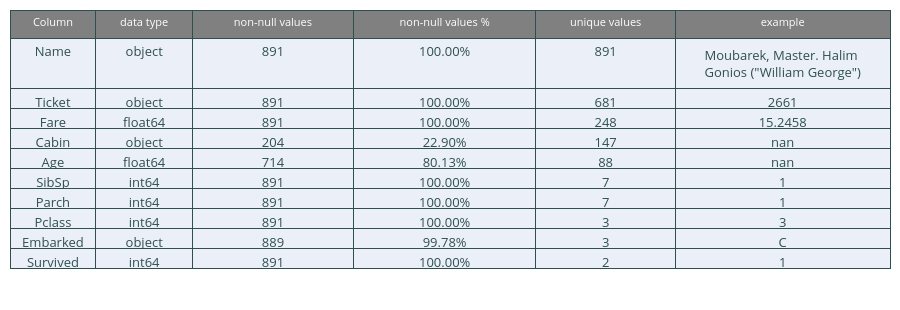

The notebook cell this image was saved under:
### Code cell
summary(passenger_df_train).vu(r=0)

### Figure 1 — Plotly figure (JSON) as saved in the notebook; plotly's stock layout.template omitted (floating-point values rounded to 4 significant figures)
{"data": [{"cells": {"align": "center", "font": {"color": "darkslategray", "size": 13}, "line": {"color": "darkslategray"}, "values": [["Name", "Ticket", "Fare", "Cabin", "Age", "SibSp", "Parch", "Pclass", "Embarked", "Survived"], ["object", "object", "float64", "object", "float64", "int64", "int64", "int64", "object", "int64"], ["891", "891", "891", "204", "714", "891", "891", "891", "889", "891"], ["100.00%", "100.00%", "100.00%", "22.90%", "80.13%", "100.00%", "100.00%", "100.00%", "99.78%", "100.00%"], ["891", "681", "248", "147", "88", "7", "7", "3", "3", "2"], ["Moubarek, Master. Halim Gonios (\"William George\")", "2661", "15.2458", "nan", "nan", "1", "1", "3", "C", "1"]]}, "columnwidth": [8, 9, 15, 17, 13, 20], "header": {"align": "center", "fill": {"color": "grey"}, "font": {"color": "white", "size": 11}, "line": {"color": "darkslategray"}, "values": ["Column", "data type", "non-null values", "non-null values %", "unique values", "example"]}, "type": "table"}], "layout": {"autosize": true, "height": 310, "margin": {"b": 10, "l": 10, "r": 10, "t": 10}}}
